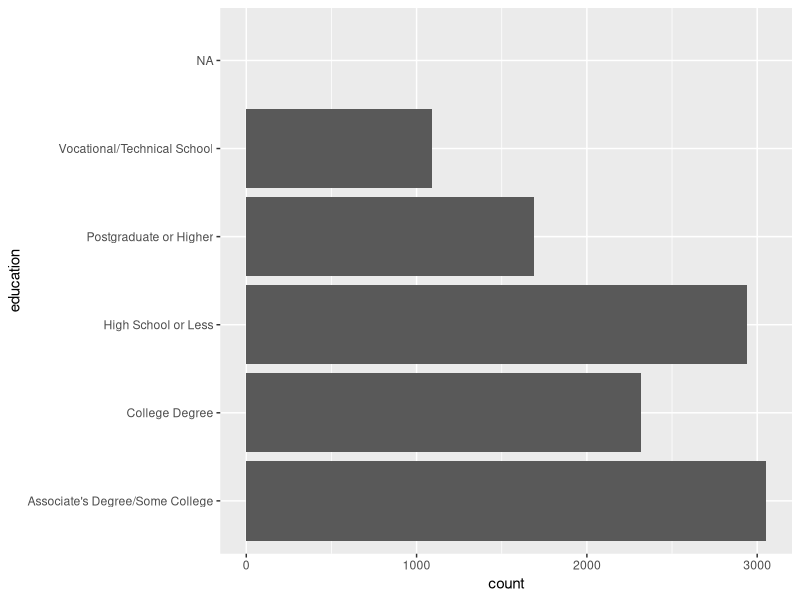
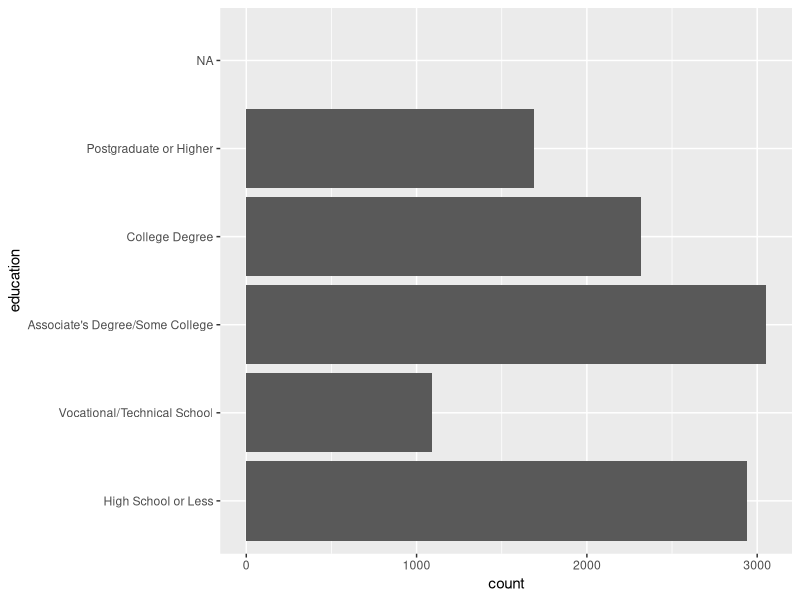

These charts were generated, in order, by the following R code:
# Intro to R: Session 2 ---------------------------------------------------

# In this session, we'll begin by reviewing some of the key R concepts we
# introduced in the last session. 

# We'll then cover dplyr, a tidyverse package for transforming data.

# The data we'll be working with today comes from a 2023 survey of more than
# 11,000 respondents in 22 states on whether or not they consider themselves
# to be Midwesterners. The version we'll work with has been pre-cleaned, and
# fake data has been generated for income and household size. (All other 
# columns are genuine.) You can download the raw data here:
# https://nebraskapressjournals.unl.edu/middle-west-review-midwestern-survey/

# For a deeper dive into the concepts covered here, see Chapter 3 of R for 
# Data Science (2nd edition): https://r4ds.hadley.nz/

# Library Loading ----------------------------------------------------------

library(tidyverse)
library(ggplot2)


# Key R Concepts -----------------------------------------------------------

# Save a value to an object using <-
# We can then use that object using its assigned name in future code:
x <- 1
x + 1

# A vector is a list of other objects, created using c():
squares <- c(1, 4, 9, 16)

# It is generally good practice to make all objects in a vector the same type.
# If they are, you can perform operations on all objects in the vector:
squares - 2

# Text (or character) data in R should always be entered in quotes:
cities <- c("Lexington", "Louisville", "Paducah")

# Logical operators produce a special TRUE or FALSE value:
3 > 2
100 == 99 + 1
"Lexington" %in% cities


# Functions are the verbs of code and operate on objects (the nouns).
# The objects inside the parentheses of a function are its arguments.
# Some arguments are optional.
# For example, the function seq(x, y) will produce a vector containing numbers
# between x and y (inclusive). But it can also take a third argument indicating
# the step between numbers:
seq(1, 10)
seq(1, 10, 2)

# If we want to learn more about a function, we can type ? followed by the 
# function name and run it to view its documentation:
?round

# Looking at the documentation for round(), how would we round a number to the
# tenths place instead of to the ones place?
round(6.333)

# Factors allow us to set the order in which R sorts objects.

# Objects like integers have an inherent order, and a vector can be reordered
# using sort():
some_nums <- c(3, 4, 2, 1)
sort(some_nums)

# For character values, R defaults to sorting in alphabetical order, which
# doesn't always make sense. For example, we would rarely want to sort months
# in alphabetical order:
some_months <- c("Apr", "Mar", "Feb", "Jan", "Dec", "Nov", "May", "Oct", "Jun",
                 "Sep", "Jul", "Aug")
sort(some_months)

# We can first create a vector containing a series of levels in order, then use
# these levels to convert a list of character values to a factor. The factor
# will sort based on the order of the levels we specified:
month_levels <- c("Jan", "Feb", "Mar", "Apr", "May", "Jun", "Jul", "Aug",
                  "Sep", "Oct", "Nov", "Dec")
some_months <- fct(some_months, month_levels)
sort(some_months)


# Data Transformation with Dplyr -------------------------------------------


# The Basics of Dplyr and Pipes --------------------------------------------

midwest <- read_csv("midwest-data.csv")


# Tools for viewing a dataset once we've loaded it in:
# glimpse() will display the data in the console:
glimpse(midwest)

# View() will display the data in a new window:
View(midwest)

# dplyr is a package for manipulating and transforming tabular data.
# It can be loaded in on its own with library(dplyr) but
# is already included in the tidyverse package.

# Most dplyr functions follow the same structure: 
# The function name is a verb
# The function arguments include a data frame and are typically followed by the 
#  columns to operate on
# The output is another data frame

# For example, the select() function returns only the columns we specify:
select(midwest, statecurrent, statebirth)

# The filter() function returns only rows that meet a certain condition:
filter(midwest, statecurrent == statebirth)

# In practice, we typically execute functions on a data frame using a special
# syntax known as pipes: |>
# Pipes take the output of one line of code and pass it to the next.
# Whenever you see a pipe symbol, you can translate it to mean "and then":
midwest |> 
  filter(statecurrent == statebirth) |> 
  select(statecurrent, statebirth)

# This code has the same output as the code above, but it's much harder to 
# understand what's going on:
select(
  filter(midwest, statecurrent == statebirth),
  statecurrent, statebirth)

# Exercise:
# Reverse the order of the functions above, using select() first and then
# filter(). Do you expect to get the same result?



# Dplyr Functions That Operate on Rows -------------------------------------

# filter() keeps only rows where a certain condition is TRUE.

# Notice in the output that the dimensions of the tibble change; the number of
# columns stays the same, but the number of rows changes:
midwest |> 
  filter(statecurrent == "KY")

# We can set multiple conditions at once:
midwest |> 
  filter(statecurrent == "KY", inmidwest == 1)

# Exercise:
# Filter the data frame to all rows for respondents living in Kentucky who are
# in the 30-39 age bracket.



# count() gives all unique values in a column and the number of times they occur:
midwest |> 
  count(gender)

# Exercise:
# Create a table with counts of all the values of ideology for respondents who
# did not vote.



# arrange() sorts the rows by values in a specified column:
midwest |> 
  arrange(statecurrent)

# By default, arrange() sorts by smallest to largest (for numbers) or from A-Z
# (for characters). We can reverse the order by using desc() inside arrange():
midwest |> 
  arrange(desc(statecurrent))

# How would we create a table with the count of respondents' current states,
# listed in descending order?
midwest |> 
  count(statecurrent) |> 
  arrange(desc(n))


# Dplyr Functions That Operate on Columns ----------------------------------

# select() is a handy function for shrinking a dataset to only contain the
# selected columns:
midwest |> 
  select(income, statebirth)

# mutate() creates a new column using an existing column.
# We will use mutate to round income to the tens of thousands place:
midwest |> 
  mutate(income_bracket = round(income, digits = -4))

# mutate() can even use two columns together. We use it here to create a new
# column for income per household member:
midwest |> 
  mutate(income_per_person = income / householdsize)

# So far, we have only displayed changes to our data. If we want to save a
# change, we need to save the new data frame we produce to a variable:
midwest <- midwest |> 
  mutate(income_per_person = income / householdsize)

# We can also use mutate() to change a column to a factor.
# Currently, R reads the education column as simple text. Although there are
# discrete categories used, R does not order them, as shown in this plot:
ggplot(midwest, aes(y = education)) +
  geom_bar()

# But using mutate(), we can change education to an ordered factor and then
# plot the data again:
ed_levels <- c("High School or Less", "Vocational/Technical School",
               "Associate's Degree/Some College", "College Degree",
               "Postgraduate or Higher")

midwest <- midwest |> 
  mutate(education = fct(education, ed_levels))

# Creating the same plot again, the education labels are now in order:
ggplot(midwest, aes(y = education)) +
  geom_bar()

# Exercise:
# Use mutate() and the age_levels below to change the age column to a factor,
# then re-create the bar plot to confirm the new order.
age_levels <- c("18-24", "25-29", "30-39", "40-49", "50-59", "60-69", 
                "70 or more years")



# It looks like some values of education are NA (not applicable). is.na() checks
# whether a value is NA and returns TRUE or FALSE:
is.na(3)
is.na(NA)

# Exercise:
# Use filter() and is.na() to identify the rows where education is missing.



# Saving Data to a CSV -----------------------------------------------------

# We added an additional column to our data (income_per_person) and may wish to
# save the new data frame. The following code will save it to a CSV, which can
# then be loaded back into R or downloaded and used elsewhere (such as Excel):
write_csv(midwest, "midwest-data_v02.csv")

# Two important notes:
# 1) Avoid naming the new file for your transformed data with the same name as
#    the original. R will overwrite your original file with no warning and you
#    may lose it forever.
# 2) A CSV file cannot retain information about factors. If we load the new file
#    we saved back into R, the age and education columns will once again be
#    characters instead of factors.
